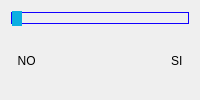
                    <widget class="QFrame" name="renalDiseaseFrame">
                     <property name="styleSheet">
                      <string notr="true">QFrame {
	border: none;
}
QSlider::groove:horizontal {
    border: 1px solid;
	border-color: rgb(17, 0, 255);
    height: 10px;
    margin: 0px;
}

QSlider::handle:horizontal {
    background-color: rgb(11, 175, 225);
    border: 1px solid;
	border-color: rgb(11, 175, 225);
    height: px;
    width: 8px;
	margin: -15px 0px;
}</string>
                     </property>
                     <property name="frameShape">
                      <enum>QFrame::StyledPanel</enum>
                     </property>
                     <property name="frameShadow">
                      <enum>QFrame::Raised</enum>
                     </property>
                     <layout class="QVBoxLayout" name="verticalLayout_54">
                      <item>
                       <layout class="QGridLayout" name="gridLayout_43">
                        <item row="1" column="1" alignment="Qt::AlignRight">
                         <widget class="QLabel" name="renalDiseaseYesLabel">
                          <property name="text">
                           <string>SI  </string>
                          </property>
                         </widget>
                        </item>
                        <item row="1" column="0">
                         <widget class="QLabel" name="renalDiseaseNoLabel">
                          <property name="text">
                           <string>  NO  </string>
                          </property>
                         </widget>
                        </item>
                        <item row="0" column="0" colspan="2">
                         <widget class="QSlider" name="renalDiseaseHorizontalSlider">
                          <property name="maximum">
                           <number>1</number>
                          </property>
                          <property name="pageStep">
                           <number>1</number>
                          </property>
                          <property name="orientation">
                           <enum>Qt::Horizontal</enum>
                          </property>
                         </widget>
                        </item>
                       </layout>
                      </item>
                     </layout>
                    </widget>
